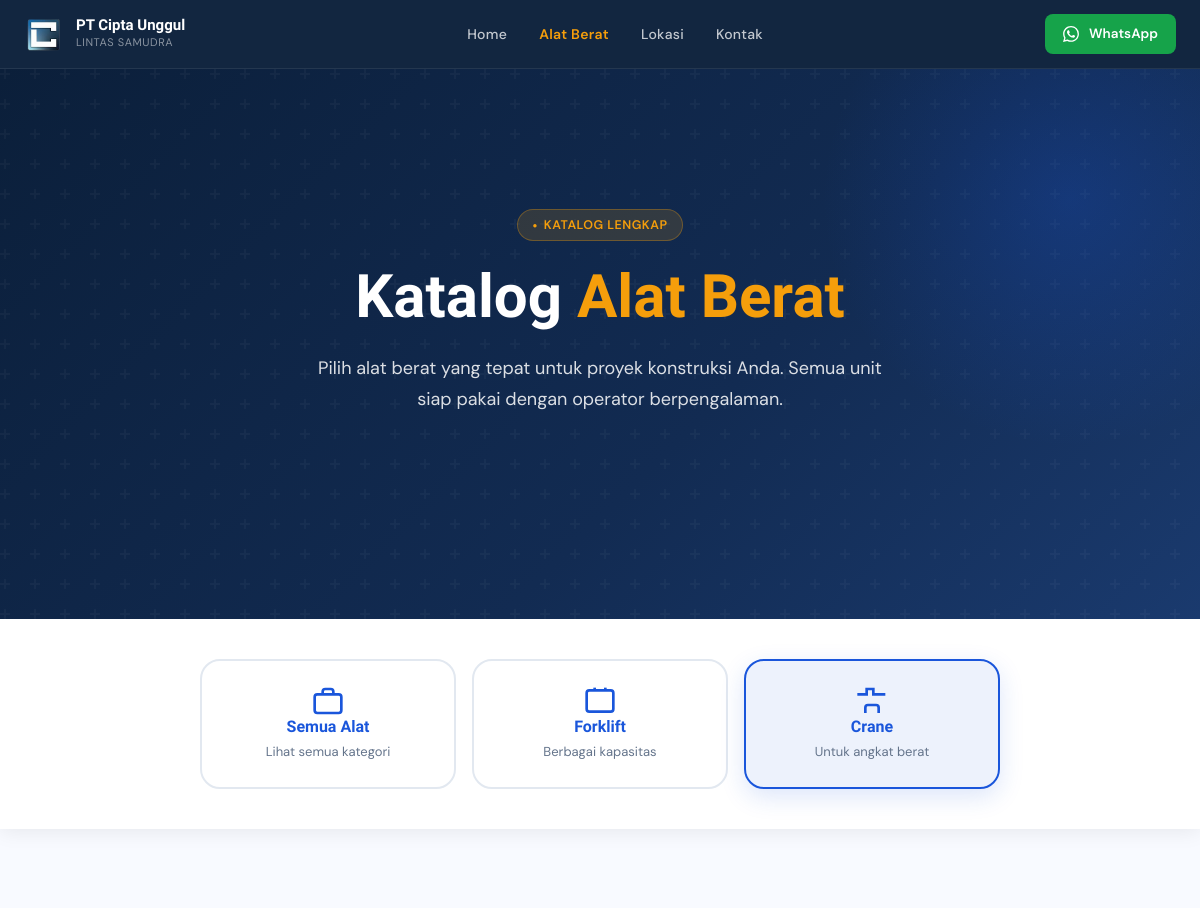
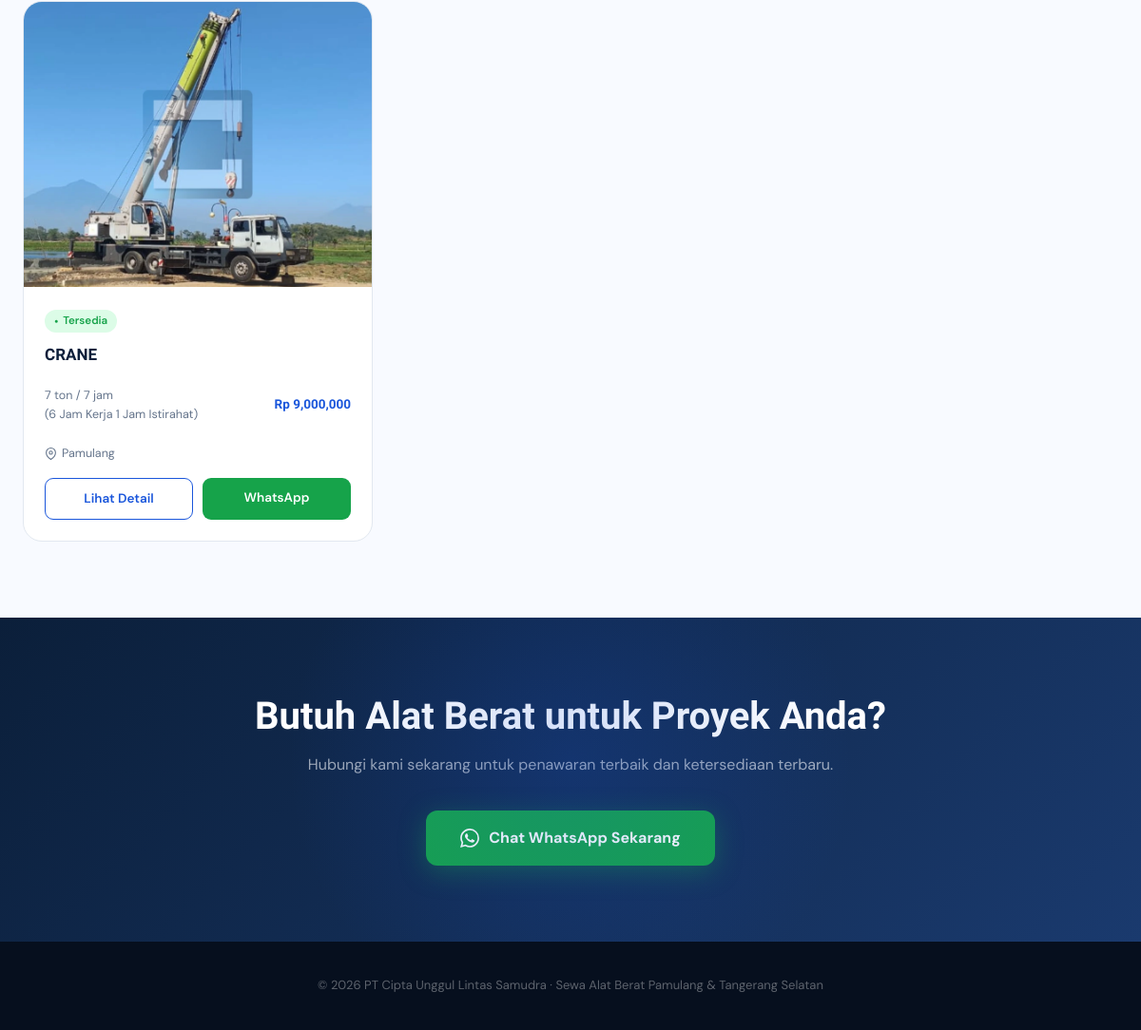
Page /alat.php?jenis=crane on the committed database (2 pictures, top to bottom).
### tables this page shows
CREATE TABLE `alat_berat` (
  `id` int NOT NULL AUTO_INCREMENT,
  `nama` varchar(100) DEFAULT NULL,
  `harga` int DEFAULT NULL,
  `deskripsi` text,
  `gambar` varchar(255) DEFAULT NULL,
  `status` varchar(20) DEFAULT NULL,
  `spesifikasi` text,
  `lokasi` varchar(100) DEFAULT NULL,
  PRIMARY KEY (`id`),
  FULLTEXT KEY `nama` (`nama`,`deskripsi`)
);

CREATE TABLE `harga_alat` (
  `id` int NOT NULL AUTO_INCREMENT,
  `alat_id` int DEFAULT NULL,
  `berat` varchar(50) DEFAULT NULL,
  `harga` int DEFAULT NULL,
  `jam` int DEFAULT '7',
  `keterangan` varchar(255) DEFAULT '6 Jam Kerja 1 Jam Istirahat',
  PRIMARY KEY (`id`),
  KEY `alat_id` (`alat_id`),
  CONSTRAINT `harga_alat_ibfk_1` FOREIGN KEY (`alat_id`) REFERENCES `alat_berat` (`id`) ON DELETE CASCADE
);

### alat.php (the view, shortened to what this page needs)
<?php
include 'config/koneksi.php';
if (isset($_GET['jenis']) && $_GET['jenis'] != "") {
    $jenis = mysqli_real_escape_string($conn, $_GET['jenis']);
    $query = "SELECT * FROM alat_berat
              WHERE nama LIKE '%$jenis%' AND status='tersedia'";
    $active = $jenis;
} else {
    $query = "SELECT * FROM alat_berat WHERE status='tersedia'";
    $active = '';
}
$result = mysqli_query($conn, $query);
?>
<!DOCTYPE html>
<html lang="id">
<head>
</head>
<body>
<nav class="nav">
  <div class="nav-inner">
    <a href="homepage.php" class="nav-brand">
      <img src="logo2.png" alt="Logo PT Cipta Unggul Lintas Samudra">
      <div class="nav-brand-text">
        <span>PT Cipta Unggul</span>
        <span>LINTAS SAMUDRA</span>
      </div>
    </a>
    <div class="nav-links">
      <a href="homepage.php">Home</a>
      <a href="alat.php" class="active">Alat Berat</a>
      <a href="lokasi.php">Lokasi</a>
      <a href="kontak.php">Kontak</a>
    </div>
    <a href="https://wa.me/628111804218" class="nav-cta">
      WhatsApp
    </a>
  </div>
</nav>
<section class="hero">
  <div class="hero-glow"></div>
  <div class="hero-inner">
    <div class="hero-badge">Katalog Lengkap</div>
    <h1>Katalog <span>Alat Berat</span></h1>
    <p class="hero-sub">Pilih alat berat yang tepat untuk proyek konstruksi Anda. Semua unit siap pakai dengan operator berpengalaman.</p>
  </div>
</section>
<section class="filter-section">
  <div class="filter-grid">
    <a href="alat.php" class="filter-chip <?= $active=='' ? 'active' : '' ?>">
      <svg width="32" height="32" viewBox="0 0 24 24" fill="none" stroke="var(--blue)" stroke-width="2"><rect x="2" y="7" width="20" height="14" rx="2"/><path d="M16 7V5a2 2 0 0 0-2-2h-4a2 2 0 0 0-2 2v2"/></svg>
      <h3>Semua Alat</h3>
      <p>Lihat semua kategori</p>
    </a>
    <a href="?jenis=forklift" class="filter-chip <?= $active=='forklift' ? 'active' : '' ?>">
      <svg width="32" height="32" viewBox="0 0 24 24" fill="none" stroke="var(--blue)" stroke-width="2"><rect x="2" y="4" width="20" height="16" rx="2"/><path d="M8 2v2"/><path d="M16 2v2"/></svg>
      <h3>Forklift</h3>
      <p>Berbagai kapasitas</p>
    </a>
    <a href="?jenis=crane" class="filter-chip <?= $active=='crane' ? 'active' : '' ?>">
      <svg width="32" height="32" viewBox="0 0 24 24" fill="none" stroke="var(--blue)" stroke-width="2"><polyline points="22,7 13,7 13,3 8,3 8,7 1,7"/><path d="M7 21 V17 A2 2 0 0 1 9 15 H15 A2 2 0 0 1 17 17 V21"/></svg>
      <h3>Crane</h3>
      <p>Untuk angkat berat</p>
    </a>
  </div>
</section>
<section class="section">
  <?php if(mysqli_num_rows($result) > 0): ?>
    <div class="alat-grid">
      <?php while($row = mysqli_fetch_assoc($result)) : ?>
      <?php
        $alat_id = $row['id'];
        $variasi = mysqli_query($conn, "SELECT * FROM harga_alat WHERE alat_id = $alat_id");
      ?>
      <div class="alat-card">
        <?php if(!empty($row['gambar'])): ?>
          <img src="uploads/<?= ($row['gambar']); ?>" class="alat-img" alt="<?= htmlspecialchars($row['nama']); ?>">
        <?php else: ?>
          <div class="alat-img-placeholder">
            <svg width="48" height="48" viewBox="0 0 24 24" fill="none" stroke="#94A3B8" stroke-width="1.5"><rect x="2" y="7" width="20" height="14" rx="2"/><path d="M16 7V5a2 2 0 0 0-2-2h-4a2 2 0 0 0-2 2v2"/></svg>
          </div>
        <?php endif; ?>
        <div class="alat-body">
          <div class="alat-status">Tersedia</div>
          <div class="alat-name"><?= htmlspecialchars($row['nama']); ?></div>
          <div class="alat-prices">
            <?php while($v = mysqli_fetch_assoc($variasi)) : ?>
            <div class="alat-price-row">
              <span class="alat-price-label"><?= htmlspecialchars($v['berat']); ?> / <?= $v['jam']; ?> jam
                <?php if(!empty($v['keterangan'])): ?> <br> (<?= htmlspecialchars($v['keterangan']); ?>) <?php endif; ?>
              </span>
              <span class="alat-price-value">Rp <?= number_format($v['harga']); ?></span>
            </div>
            <?php endwhile; ?>
          </div>
          <div class="alat-location">
            <svg width="13" height="13" viewBox="0 0 24 24" fill="none" stroke="currentColor" stroke-width="2" stroke-linecap="round"><path d="M21 10c0 7-9 13-9 13s-9-6-9-13a9 9 0 0 1 18 0z"/><circle cx="12" cy="10" r="3"/></svg>
            <?= htmlspecialchars($row['lokasi']); ?>
          </div>
          <div class="alat-actions">
            <a href="detail.php?id=<?= $row['id']; ?>" class="btn-detail">Lihat Detail</a>
            <a href="https://wa.me/628111804218?text=Saya%20ingin%20sewa%20<?= urlencode($row['nama']) ?>" class="btn-card-wa">
              WhatsApp
            </a>
          </div>
        </div>
      </div>
      <?php endwhile; ?>
    </div>
  <?php endif; ?>
</section>
<section class="cta-section">
  <h3>Butuh Alat Berat untuk Proyek Anda?</h3>
  <p>Hubungi kami sekarang untuk penawaran terbaik dan ketersediaan terbaru.</p>
  <a href="https://wa.me/628111804218?text=Saya%20dapat%20informasi%20dari%20website.%20Saya%20ingin%20sewa%20alat%20berat%20untuk%20proyek%20saya" class="btn-cta-wa">
    Chat WhatsApp Sekarang
  </a>
</section>
<footer class="footer">
  <p>© 2026 PT Cipta Unggul Lintas Samudra · Sewa Alat Berat Pamulang & Tangerang Selatan</p>
</footer>
</body>
</html>

### rows in the picture
alat_berat: gambar (picture), nama "CRANE", lokasi "Pamulang"
harga_alat: berat "7 ton", jam "7", keterangan "6 Jam Kerja 1 Jam Istirahat", harga "9,000,000"
